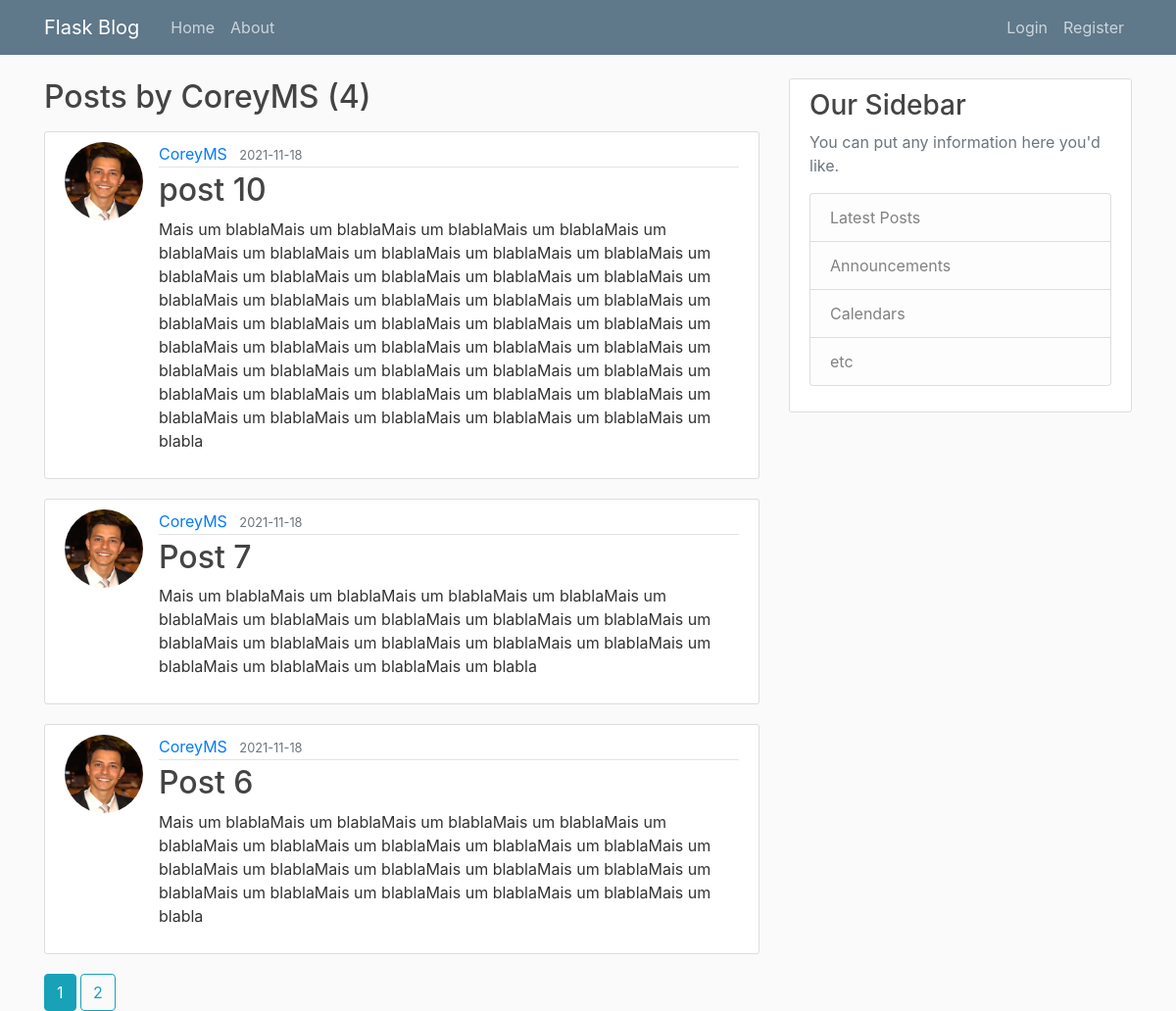
The app's page /user/CoreyMS with its own data.
### flask_blog/models.py (models this page shows, shortened)
class User(db.Model, UserMixin):
    id = db.Column(db.Integer, primary_key=True)
    username = db.Column(db.String(20), unique=True, nullable=False)
    email = db.Column(db.String(120), unique=True, nullable=False)
    image_file = db.Column(db.String(20), nullable=False, default='default.jpg')
    password = db.Column(db.String(60), nullable=False)
    posts = db.relationship('Post', backref='author', lazy=True)

class Post(db.Model):
    id = db.Column(db.Integer, primary_key=True)
    title = db.Column(db.String(100), nullable=False)
    date_posted = db.Column(db.DateTime, nullable=False, default=datetime.utcnow)
    content = db.Column(db.Text, nullable=False)
    user_id = db.Column(db.Integer, db.ForeignKey('user.id'), nullable=False)

### flask_blog/routes.py (the view)
@app.route('/user/<string:username>')
def user_posts(username):
    page = request.args.get('page', 1, type=int)
    user = User.query.filter_by(username=username).first_or_404()
    posts = Post.query.filter_by(author=user).order_by(Post.date_posted.desc()).paginate(page=page, per_page=3)
    return render_template('user_posts.html', posts=posts, user=user)

### flask_blog/templates/user_posts.html
{% extends "layout.html" %}
{% block content %}
    <h2 class="mb-3">Posts by {{ user.username }} ({{ posts.total }})</h2>
    {% for post in posts.items %}
       <article class="media content-section">
          <img class="rounded-circle article-img" src="{{ url_for('static', filename='profile_pics/' + post.author.image_file) }}">
          <div class="media-body">
            <div class="article-metadata">
              <a class="mr-2" href="{{ url_for('user_posts', username=post.author.username) }}">{{ post.author.username }}</a>
              <small class="text-muted">{{ post.date_posted.strftime('%Y-%m-%d') }}</small>
            </div>
            <h2><a class="article-title" href="{{ url_for('post', post_id=post.id) }}">{{ post.title }}</a></h2>
            <p class="article-content">{{ post.content }}</p>
          </div>
       </article>
    {% endfor %}
    {% for page_num in posts.iter_pages(left_edge=1, right_edge=1, left_current=1, right_current=2) %}
        {% if page_num %}
            {% if posts.page == page_num %}
                <a class="btn btn-info mb=4" href="{{ url_for('user_posts', username=user.username, page=page_num) }}">{{ page_num }}</a>
            {% else %}
                <a class="btn btn-outline-info mb=4" href="{{ url_for('user_posts', username=user.username, page=page_num) }}">{{ page_num }}</a>
            {% endif %}
        {% else %}
            ...
        {% endif %}
    {% endfor %}
{% endblock content %}

### flask_blog/static/main.css (style rules this page uses)
body { background: #fafafa; color: #333333; margin-top: 5rem; }
h1, h2, h3, h4, h5, h6 { color: #444444; }
.content-section { background: #ffffff; padding: 10px 20px; border: 1px solid #dddddd; border-radius: 3px; margin-bottom: 20px; }
.article-title { color: #444444; }
.article-content { white-space: pre-line; }
.article-img { height: 80px; width: 80px; margin-right: 16px; }
.article-metadata { padding-bottom: 1px; margin-bottom: 4px; border-bottom: 1px solid #e3e3e3 }
.rounded-circle { border-radius: 50%!important; display: inline-block; vertical-align: top; }
.media-body { display: inline-block; }

### records on screen
User: username "CoreyMS"
Post: image_file (picture), author.username "CoreyMS", date_posted "2021-11-18", title "post 10", content "Mais um blablaMais um blablaMais um blablaMais um blablaMais um blablaMais um blablaMais um blablaMais um blablaMais um blablaMais um blablaMais um blablaMais um blablaMais um blablaMais um blablaMais um blablaMais um blablaMais um blablaMais um blablaMais um blablaMais um blablaMais um blablaMais um blablaMais um blablaMais um blablaMais um blablaMais um blablaMais um blablaMais um blablaMais um blablaMais um blablaMais um blablaMais um blablaMais um blablaMais um blablaMais um blablaMais um blablaMais um blablaMais um blablaMais um blablaMais um blablaMais um blablaMais um blablaMais um blablaMais um blablaMais um blabla"
Post: image_file (picture), author.username "CoreyMS", date_posted "2021-11-18", title "Post 7", content "Mais um blablaMais um blablaMais um blablaMais um blablaMais um blablaMais um blablaMais um blablaMais um blablaMais um blablaMais um blablaMais um blablaMais um blablaMais um blablaMais um blablaMais um blablaMais um blablaMais um blablaMais um blabla"
Post: image_file (picture), author.username "CoreyMS", date_posted "2021-11-18", title "Post 6", content "Mais um blablaMais um blablaMais um blablaMais um blablaMais um blablaMais um blablaMais um blablaMais um blablaMais um blablaMais um blablaMais um blablaMais um blablaMais um blablaMais um blablaMais um blablaMais um blablaMais um blablaMais um blablaMais um blablaMais um blabla"

### other values on screen
{{ posts.total }} "4"
{{ page_num }} "1"
{{ page_num }} "2"
